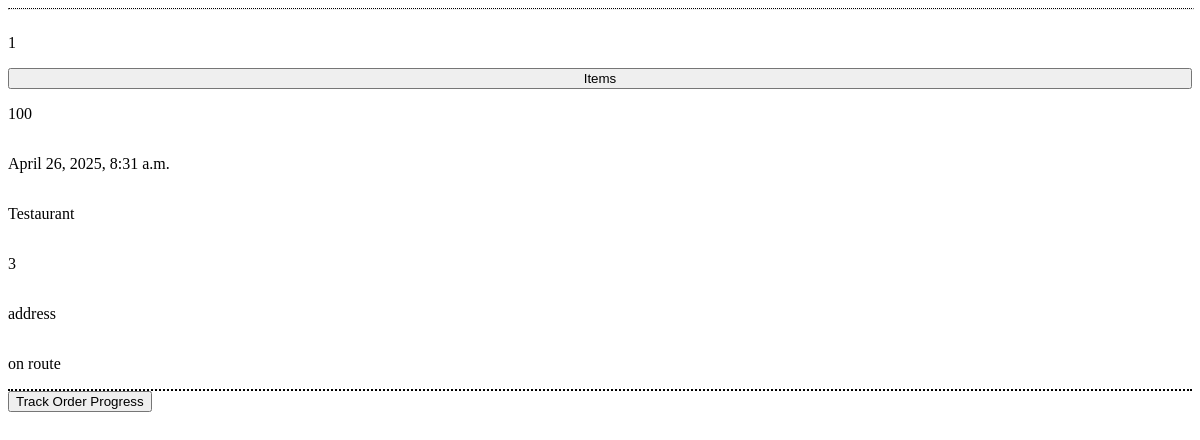
/ShowUserCurrentOrder/1, run on an earlier commit of the app's database.
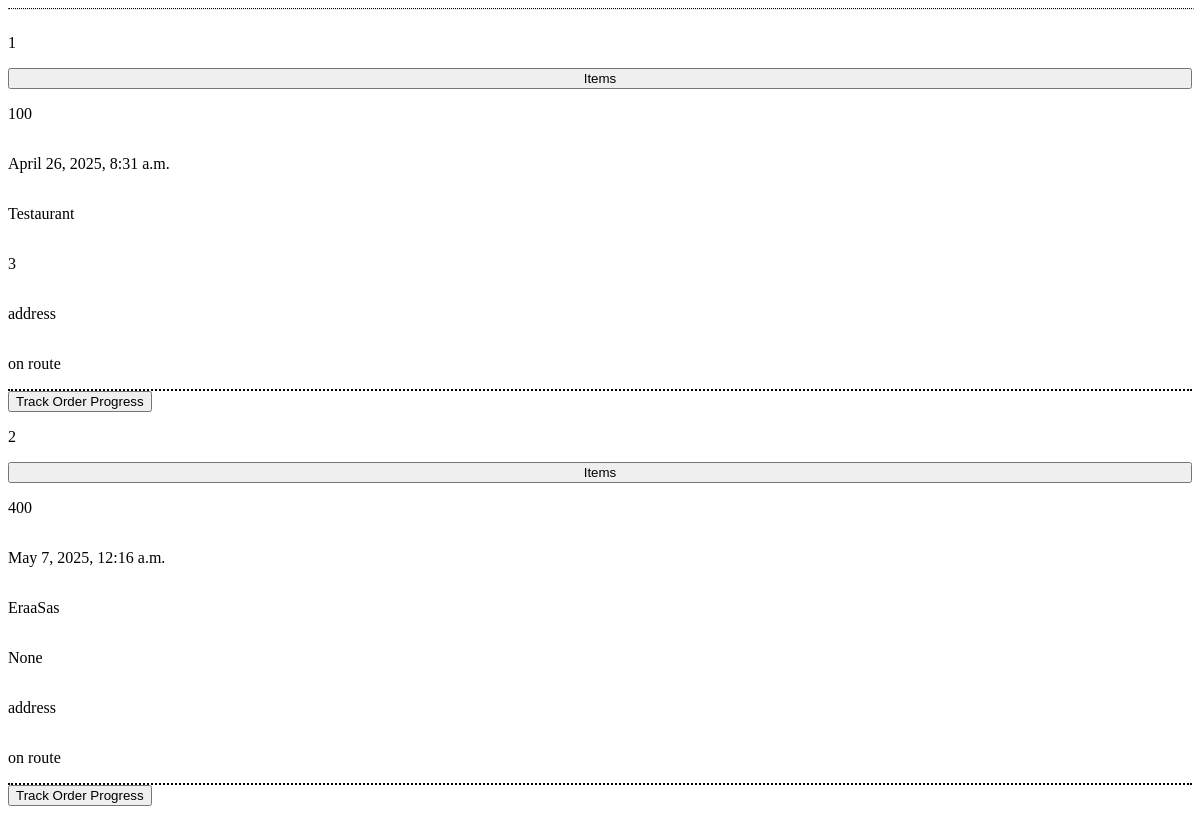
And on a later commit of the database.
### database/models.py (models this page shows)
class Order(models.Model):
    user = models.ForeignKey(User, on_delete=models.CASCADE, related_name='orders')
    restaurant = models.ForeignKey(Restaurant, on_delete=models.CASCADE)
    delivery_person = models.ForeignKey(User, on_delete=models.CASCADE, related_name='deliveries', null=True, blank=True)
    items = models.CharField(max_length=100)  # Could later become ManyToMany if needed
    price = models.IntegerField()
    created_at = models.DateTimeField(auto_now_add=True)
    status = models.CharField(max_length=100, default="Pending")
    destination = models.CharField(max_length=100, default="-")
    time = models.DurationField(default=default_duration)
    location = models.TextField(default="-")
    class Meta:
        db_table = "order"

class Restaurant(models.Model):
    Rid = models.AutoField(primary_key=True)
    name = models.CharField(max_length=100)
    picture = models.ImageField(upload_to='restaurant_pics/', blank=True)
    address = models.CharField(max_length=100, default="-")
    desc = models.TextField(default="-")
    opening_time = models.TimeField(null=True, blank=True)
    closing_time = models.TimeField(null=True, blank=True)
    latitude = models.FloatField(null=True)
    longitude = models.FloatField(null=True)
    status = models.CharField(max_length=20, default="closed")
    class Meta:
        db_table = "restaurant"

### OrderPage/views.py (the view)
# urls.py: path("ShowUserCurrentOrder/<int:user>", views.ShowUserCurrent),
def ShowUserCurrent(request,user):
    CurrentOrder = Order.objects.raw("SELECT * FROM 'order' WHERE user_id = %s AND status != 'Complete'", [user])
    ors = []
    for c in CurrentOrder:
        foods = []
        orderItemsId = c.items.split(",")
        for id in orderItemsId:
            food = list(Item.objects.raw("SELECT * FROM item WHERE id = %s", [id]))[0]
            foods.append({"name":food.name, "price": food.price})
        restaurant = Restaurant.objects.get(Rid=c.restaurant_id)
        restaurant_name = restaurant.name
        details = {
        "id": c.id,
        "items": json.dumps(foods),
        "price": c.price,
        "created": c.created_at,
        "restaurant": restaurant_name,
        "delivery": c.delivery_person_id,
        "destination": c.destination,
        "status": c.status,
        }
        ors.append(details)
    return render(request, "UserOrderDetails.html",{"details": ors, "user": user})

### template/UserOrderDetails.html (shortened to what this page needs)
<!DOCTYPE html>
<html>
    <head>
        {% load static %}
        <link rel="stylesheet" href="{% static 'style.css' %}">
        {% load static %}
        {% load static %}
    </head>
    <body>
      <hr style="border-top: dotted 1px;" class="line" />
      <div id="OrderdetailsPage">
        {% for d in details%}
        <div class="detailsTab">
        <p>{{d.id}}</p>
        <button class="ShowCurrentOrderUserItems" data-items = '{{d.items|safe}}'>Items</button>
        <p>{{d.price}}</p>
        <p>{{d.created}}</p>
        <p>{{d.restaurant}}</p>
        <p>{{d.delivery}}</p>
        <p>{{d.destination}}</p>
        <p>{{d.status}}</p>
        </div>
        <button class="trackBtn" data-id = "{{d.id}}" data-user="{{user}}">Track Order Progress</button>
        {%endfor%}
    </div>
    </body>
</html>

What changed in the data, as far as the page shows it:
added Order: created "May 7, 2025, 12:16 a.m.", destination "address", status "on route"
now on this page (row unchanged): Restaurant: restaurant "EraaSas"
Also different on the page:
new list line: "2 Items 400 None Track Order Progress"
